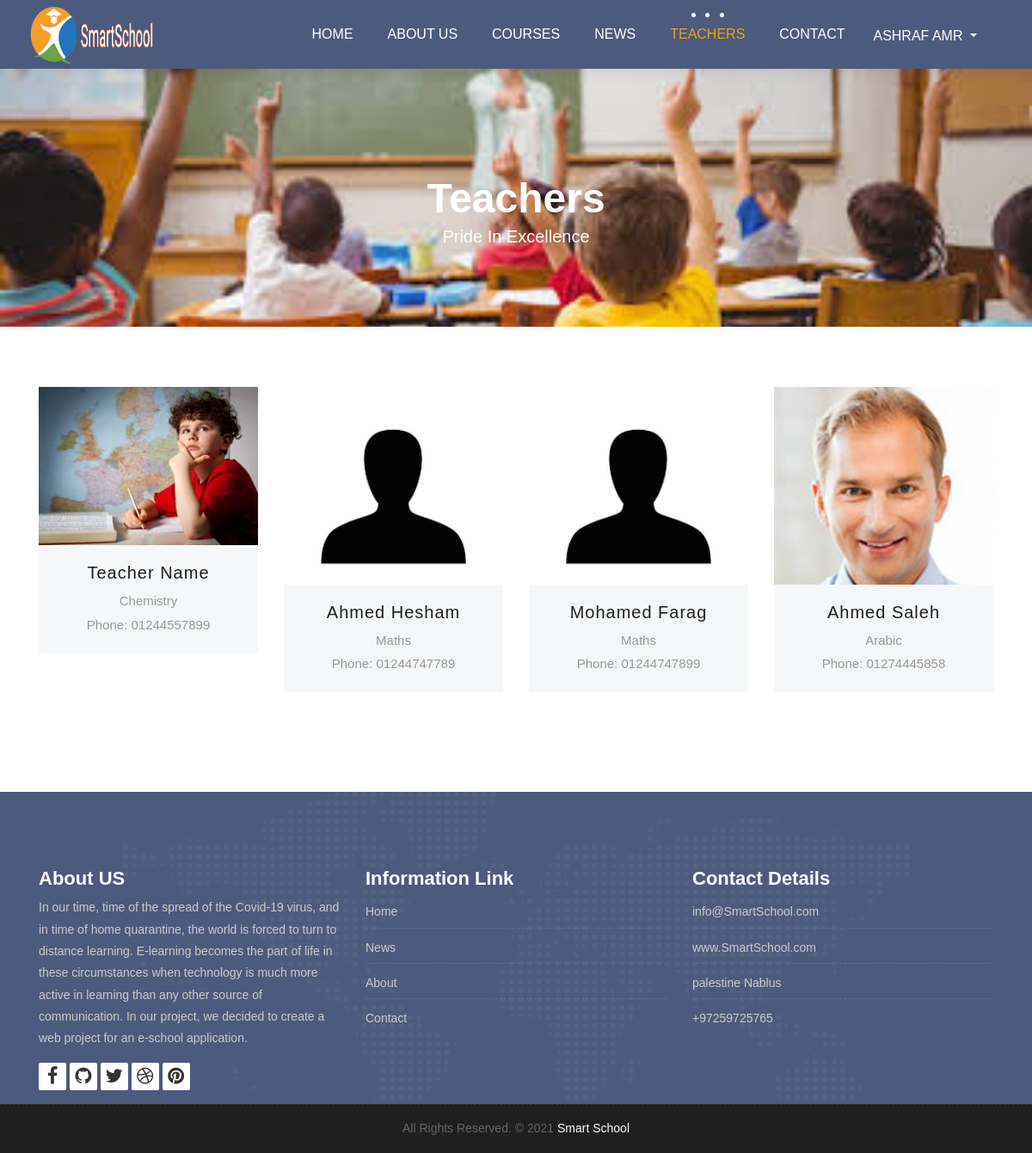
/teachers.php (signed in), run on the app's committed database.
### tables this page shows
CREATE TABLE `students` (
  `id` int(11) NOT NULL,
  `name` varchar(80) NOT NULL,
  `student_id` varchar(20) NOT NULL,
  `email` varchar(50) NOT NULL,
  `grade` varchar(2) NOT NULL,
  `password` varchar(150) NOT NULL,
  `birth_date` date NOT NULL,
  `date` date NOT NULL
);

CREATE TABLE `teachers` (
  `id` int(11) NOT NULL,
  `name` varchar(100) NOT NULL,
  `image` varchar(200) NOT NULL,
  `subject` int(11) DEFAULT NULL,
  `phone` varchar(11) NOT NULL,
  `email` varchar(50) NOT NULL,
  `password` varchar(150) NOT NULL,
  `gender` tinyint(1) NOT NULL,
  `fb_link` varchar(150) NOT NULL,
  `position` tinyint(1) NOT NULL DEFAULT 0 COMMENT '0 is teacher 1 is admin',
  `visibility` tinyint(4) NOT NULL DEFAULT 1 COMMENT ' 0 is invisible, 1 is visible',
  `date` date NOT NULL
);

CREATE TABLE `subjects` (
  `id` int(11) NOT NULL,
  `subject` varchar(80) NOT NULL
);

### includes/init.php (called while the page is built, shortened)
<?php
include 'templates/_header.php';

### teachers.php (the view, shortened to what this page needs)
<?php
$pageName = 'teachers';
require 'includes/init.php';
function getTeachers () {
    global $conn;
    $getTeachers = $conn->prepare("SELECT
        image, name, subject, fb_link, phone, gender
        FROM
        teachers
        WHERE visibility = 1
        ORDER BY id DESC");
    $getTeachers->execute();
    if($getTeachers->rowCount() > 0){
        return $getTeachers->fetchAll();
    }else{
        return 0;
    }
}
function getSubName ($subject) {
    global $conn;
    $getSub = $conn->prepare("SELECT
        subject
        FROM
        subjects
        WHERE
        id = ?");
    $getSub->execute([$subject]);
    if($getSub->rowCount() > 0){
        return $getSub->fetchColumn();
    }else{
        return 'UNKNOWN';
    }
}
?>
<div class="all-title-box">
    <div class="container text-center">
        <h1>Teachers<span class="m_1">Pride In Excellence</span></h1>
    </div>
</div>
<div id="teachers" class="section wb">
    <div class="container">
        <div class="row">
            <?php
            $teachers = getTeachers();
            if($teachers !== 0){
                foreach ($teachers as $teacher) {
                    ?>
                    <div class="col-lg-3 col-md-6 col-12 mb-3">
                        <div class="our-team">
                            <div class="team-img">
                                <div style="max-height: 230px;" class="overflow-hidden">
                                </div>
                            </div>
                            <div class="team-content">
                                <h3 class="title text-capitalize"><?php echo $teacher['name'];?></h3>
                                <span class="post"><?php echo getSubName($teacher['subject']);?></span>
                                <span class="post">Phone: <?php echo $teacher['phone'];?></span>
                            </div>
                        </div>
                    </div>
                    <?php
                }
            }else{
            }
            ?>
        </div>
    </div>
</div>
<?php include 'templates/_footer.php';?>

### templates/_navbar.php (shortened to what this page needs)
<?php
function getUser () {
    global $conn;
    if($_SESSION['smart_school_position'] === 0){
        $position = 'students';
    }else if ($_SESSION['smart_school_position'] === 1){
        $position = 'teachers';
    }else{header('location:user.php?page=logout');}
    $getUser = $conn->prepare("SELECT
        name
        FROM
        $position
        WHERE
        id = ?");
    $getUser->execute([$_SESSION['smart_school_user']]);
    return $getUser->fetch();
}
?>
<nav class="navbar navbar-expand-lg navbar-light bg-light">
    <div class="container-fluid">
        <a class="navbar-brand" href="index.php">
            <img src="images/logoo1.png"  alt="" style="width: 150px; height: 70px;"  />
        </a>
        <div class="collapse navbar-collapse" id="navbars-host">
            <ul class="navbar-nav ml-auto">
                <li class="nav-item <?php if(isset($pageName) && $pageName == 'home'){echo 'active';}?>"><a class="nav-link" href="index.php">Home</a></li>
                <li class="nav-item <?php if(isset($pageName) && $pageName == 'about'){echo 'active';}?>"><a class="nav-link" href="about.php">About Us</a></li>
                <li class="nav-item dropdown <?php if(isset($pageName) && $pageName == 'courses'){echo 'active';}?>">
                    <a class="nav-link dropdown-toggle" href="#" id="dropdown-a" data-toggle="dropdown">Courses </a>
                </li>
                <li class="nav-item <?php if(isset($pageName) && $pageName == 'news'){echo 'active';}?>"><a class="nav-link" href="blog.php">News</a></li>
                <li class="nav-item <?php if(isset($pageName) && $pageName == 'teachers'){echo 'active';}?>"><a class="nav-link" href="teachers.php">Teachers</a></li>
                <li class="nav-item <?php if(isset($pageName) && $pageName == 'contact'){echo 'active';}?>"><a class="nav-link" href="contact.php">Contact</a></li>
                <?php
                if(isset($_SESSION['smart_school_user'])){
                    ?>
                    <li class="ml-0 nav-item">
                        <div class="btn-group">
                          <button class="btn mt-1 text-uppercase text-white bg-transparent dropdown-toggle" type="button" data-toggle="dropdown" aria-haspopup="true" aria-expanded="false">
                            <?php echo getUser()['name'];?>
                          </button>
                        </div>
                    </li>
                    <?php
                }
                ?>
            </ul>
        </div>
    </div>
</nav>

### style.css (style rules this page uses)
body { color: #333333; font-size: 14px; font-family: 'Rubik', sans-serif; line-height: 1.80857; }
html, body { height: 100%; }
a { color: #1f1f1f; text-decoration: none !important; outline: none !important; -webkit-transition: all .3s ease-in-out; -moz-transition: all .3s ease-in-out; -ms-transition: all .3s ease-in-out; -o-transition: all .3s ease-in-out; transition: all .3s ease-in-out; }
h1, h2, h3, h4, h5, h6 { letter-spacing: 0; font-weight: normal; position: relative; padding: 0 0 10px 0; font-weight: normal; line-height: 120% !important; color: #1f1f1f; margin: 0 }
h1 { font-size: 24px }
h3 { font-size: 18px }
a { color: #1f1f1f; text-decoration: none; outline: none; }
a, .btn { text-decoration: none !important; outline: none !important; -webkit-transition: all .3s ease-in-out; -moz-transition: all .3s ease-in-out; -ms-transition: all .3s ease-in-out; -o-transition: all .3s ease-in-out; transition: all .3s ease-in-out; }
.top-navbar .bg-light { background: #4c5a7d !important; }
.top-navbar .navbar-light .navbar-nav .nav-link { color: #ffffff; font-size: 16px; font-weight: 500; }
.top-navbar .navbar-light .navbar-nav .nav-item { position: relative; display: inline-block; padding: 15px 0px; margin: 0px 20px; }
.top-navbar .navbar-light .navbar-nav .nav-item .nav-link { padding: 6px 0px; position: relative; display: block; line-height: 30px; letter-spacing: 0px; text-transform: uppercase; }
.top-navbar .navbar-light .navbar-nav .nav-item::after { position: absolute; content: ''; left: 50%; bottom: auto; top: 11px; width: 5px; height: 5px; opacity: 0; margin-left: -3px; background-color: #ffffff; border-radius: 50px; -webkit-transform: translateY(0px); transform: translateY(0px); transition: all 900ms ease; -webkit-transition: all 900ms ease; -ms-transition: all 900ms ease; -o-transition: all 900ms ease; -moz-transition: all 900ms ease; }
.top-navbar .navbar-light .navbar-nav .nav-item .nav-link::before { position: absolute; content: ''; left: 0%; bottom: auto; top: -4px; width: 5px; height: 5px; border-radius: 50px; opacity: 0; margin-left: -10px; background-color: #ffffff; -webkit-transform: translateY(0px); transform: translateY(0px); transition: all 900ms ease; -webkit-transition: all 900ms ease; -ms-transition: all 900ms ease; -o-transition: all 900ms ease; -moz-transition: all 900ms ease; }
.top-navbar .navbar-light .navbar-nav .nav-item .nav-link::after { position: absolute; content: ''; right: 0%; left: auto; bottom: auto; top: -4px; width: 5px; height: 5px; border-radius: 50px; border: none !important; opacity: 0; margin-right: -11px; background-color: #ffffff; transition: all 900ms ease; -webkit-transition: all 900ms ease; -ms-transition: all 900ms ease; -o-transition: all 900ms ease; -moz-transition: all 900ms ease; }
.top-navbar .navbar-light .navbar-nav .nav-item.active::after { opacity: 1; }
.top-navbar .navbar-light .navbar-nav .nav-item.active .nav-link::before { opacity: 1; left: 40%; }
.top-navbar .navbar-light .navbar-nav .nav-item.active .nav-link { color: #eea412; }
.top-navbar .navbar-light .navbar-nav .nav-item.active .nav-link::after { opacity: 1; right: 40%; }
.top-navbar .bg-light { padding-top: 0px; padding-bottom: 0px; box-shadow: 0 0 18px 0 rgba(0,0,0,.12); }
.section { display: block; position: relative; overflow: hidden; padding: 70px 0; }
.section.wb { background-color: #ffffff; }
.all-title-box { background: url(images/banner.jpg)no-repeat; -webkit-background-size: cover; -moz-background-size: cover; -o-background-size: cover; background-size: cover; background-position: center; min-height: 300px; }
.all-title-box h1 { color: #fff; font-weight: 600; text-transform: capitalize; padding-top: 11%; font-size: 48px; line-height: 0px; }
span.m_1 { font-weight: 300; font-size: 20px; line-height: 1.5em; display: block; }
.our-team { text-align: center; margin-bottom: 30px; }
.our-team .team-img { overflow: hidden; position: relative; }
.our-team .team-content { padding: 20px 0; background: #f5f7f8; color: #54478a; }
.our-team .title { display: block; font-size: 20px; font-weight: 500; letter-spacing: 1px; text-transform: uppercase; margin: 0 0 7px 0; padding: 0px; }
.our-team .post { display: block; font-size: 15px; color: #999; }
* { list-style-type: none; text-decoration: none; font-family: Arial, Helvetica, sans-serif; margin: 0; padding: 0; box-sizing: border-box; }

### data on the page
students: name "ASHRAF AMR"
teachers: name "Teacher Name", subject.subject "Chemistry", phone "01244557899"
teachers: name "Ahmed Hesham", subject.subject "Maths", phone "01244747789"
teachers: name "Mohamed Farag", subject.subject "Maths", phone "01244747899"
teachers: name "Ahmed Saleh", subject.subject "Arabic", phone "01274445858"
